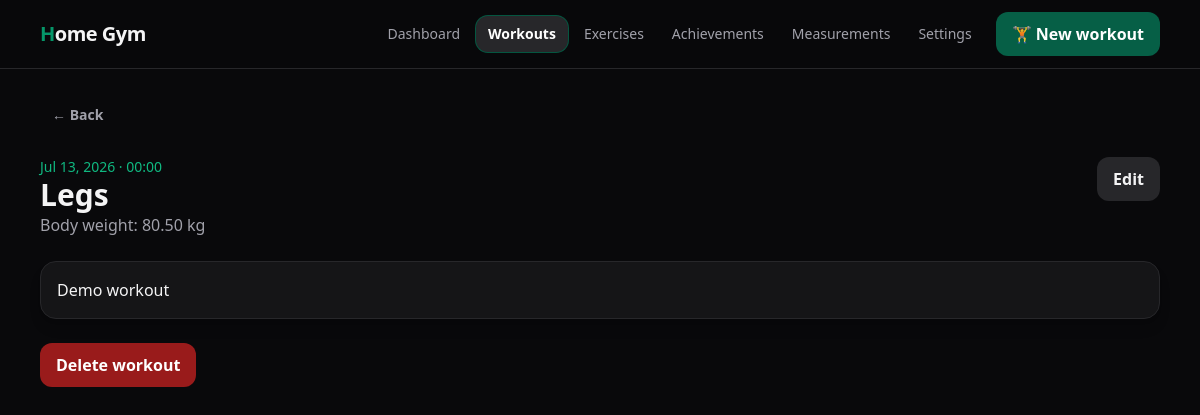
The page /workouts/1 on the database its author committed.
### tables this page shows
CREATE TABLE workout_sessions (
    id BIGINT UNSIGNED AUTO_INCREMENT PRIMARY KEY,
    workout_template_id SMALLINT UNSIGNED NULL,
    performed_at DATETIME NOT NULL,
    session_type VARCHAR(120) NOT NULL,
    body_weight_kg DECIMAL(5,2) NULL,
    notes TEXT NULL,
    status ENUM('in_progress','completed','abandoned') NOT NULL DEFAULT 'completed',
    current_workout_exercise_id BIGINT UNSIGNED NULL,
    current_set_position SMALLINT UNSIGNED NOT NULL DEFAULT 1,
    started_at DATETIME NULL,
    completed_at DATETIME NULL,
    rest_ends_at DATETIME NULL,
    rest_paused_seconds SMALLINT UNSIGNED NULL,
    template_order_changed BOOLEAN NOT NULL DEFAULT FALSE,
    template_sets_changed BOOLEAN NOT NULL DEFAULT FALSE,
    created_at TIMESTAMP NOT NULL DEFAULT CURRENT_TIMESTAMP,
    updated_at TIMESTAMP NOT NULL DEFAULT CURRENT_TIMESTAMP ON UPDATE CURRENT_TIMESTAMP,
    INDEX idx_sessions_date (performed_at)
);

### app/Core/View.php (called while the page is built, shortened)
<?php
final class View
{
    public static function render(string $name, array $data = []): void
    {
        $file = dirname(__DIR__, 2) . '/resources/views/' . $name . '.php';
        extract($data, EXTR_SKIP);
        require $file;
        require dirname(__DIR__, 2) . '/resources/views/layouts/app.php';
    }
}

### app/Core/Controller.php (called while the page is built, shortened)
<?php
abstract class Controller
{
    protected function view(string $name, array $data = []): void
    {
        View::render($name, $data);
    }
}

### app/Controllers/SessionController.php (called while the page is built, shortened)
<?php
final class SessionController extends Controller
{
    public function show(string $id): void { $session=WorkoutSession::find((int)$id); if(!$session){http_response_code(404);$this->view('errors/404');return;} $this->view('sessions/show',compact('session')); }
}

### public/index.php (called while the page is built, shortened)
<?php
$config = require dirname(__DIR__) . '/config/app.php';
$router = new Router();
$router->dispatch($_SERVER['REQUEST_METHOD'], $_SERVER['REQUEST_URI']);

### app/Models/WorkoutSession.php (called while the page is built, shortened)
<?php
final class WorkoutSession
{
    public static function find(int $id): ?array
    {
        $db = Database::connection();
        $stmt = $db->prepare('SELECT * FROM workout_sessions WHERE id=?'); $stmt->execute([$id]);
        $session = $stmt->fetch();
        $stmt = $db->prepare("SELECT we.id workout_exercise_id,we.exercise_id,we.notes exercise_notes,we.status exercise_status,e.name,e.recommended_rest_seconds,es.* FROM workout_exercises we JOIN exercises e ON e.id=we.exercise_id LEFT JOIN exercise_sets es ON es.workout_exercise_id=we.id WHERE we.workout_session_id=? ORDER BY we.position,es.position");
        $stmt->execute([$id]);
        $session['rows'] = $stmt->fetchAll();
        $segments=$db->prepare('SELECT ss.* FROM exercise_set_segments ss JOIN exercise_sets es ON es.id=ss.exercise_set_id JOIN workout_exercises we ON we.id=es.workout_exercise_id WHERE we.workout_session_id=? ORDER BY ss.exercise_set_id,ss.position');$segments->execute([$id]);$bySet=[];foreach($segments->fetchAll() as $segment)$bySet[(int)$segment['exercise_set_id']][]=$segment;foreach($session['rows'] as &$row)$row['segments']=$row['id']?($bySet[(int)$row['id']]??[]):[];unset($row);
        return $session;
    }
}

### app/Helpers/functions.php (called while the page is built, shortened)
<?php
function e(mixed $value): string
{
    return htmlspecialchars((string) $value, ENT_QUOTES | ENT_SUBSTITUTE, 'UTF-8');
}
function route(string $name,array $parameters=[]): string
{
    return \App\Core\Router::urlFor($name,$parameters);
}

### resources/views/sessions/show.php (the view, shortened to what this page needs)
<div class="mb-6 flex items-start justify-between"><div><p class="text-sm text-emerald-500"><?= e(date('M j, Y · H:i',strtotime($session['performed_at']))) ?></p><h1 class="text-3xl font-black"><?= e($session['session_type']) ?></h1><?php if($session['body_weight_kg']): ?><p class="text-zinc-400">Body weight: <?= e($session['body_weight_kg']) ?> kg</p><?php endif; ?></div><a class="btn-secondary" href="<?= e(route('workouts.edit',['id'=>$session['id']])) ?>">Edit</a></div>
<?php if($session['notes']): ?><div class="card mb-4"><?= nl2br(e($session['notes'])) ?></div><?php endif; ?>
<form method="post" action="<?= e(route('workouts.destroy',['id'=>$session['id']])) ?>" class="mt-6" data-confirm="Permanently delete this workout and all its sets?"><?= csrf_field() ?><button class="btn-danger">Delete workout</button></form>

### app/Core/Router.php (shortened to what this page needs)
<?php
final class Router
{
    private array $routes = [];
    private static array $namedRoutes = [];
    private function add(string $method, string $path, array|callable $action, ?string $name=null): void
    {
        $pattern = preg_replace('#\{[a-zA-Z_]+\}#', '([^/]+)', $path);
        $this->routes[] = [$method, '#^' . $pattern . '/?$#', $action];
        if($name)self::$namedRoutes[$name]=$path;
    }
    public static function urlFor(string $name,array $parameters=[]): string
    {
        $path=self::$namedRoutes[$name];
        foreach($parameters as $key=>$value)$path=str_replace('{'.$key.'}',rawurlencode((string)$value),$path);
        return $path;
    }
    public function dispatch(string $method, string $uri): void
    {
        $path = rawurldecode(parse_url($uri, PHP_URL_PATH) ?: '/');
        foreach ($this->routes as [$verb, $pattern, $action]) {
            if ($verb === $method && preg_match($pattern, $path, $matches)) {
                array_shift($matches);
                if(is_callable($action))$action(...$matches);else{[$class, $function] = $action;(new $class())->{$function}(...$matches);}
                return;
            }
        }
    }
}

### rows shown on the page
workout_sessions: performed_at "Jul 13, 2026 · 00:00", session_type "Legs", body_weight_kg "80.50", notes "Demo workout"
